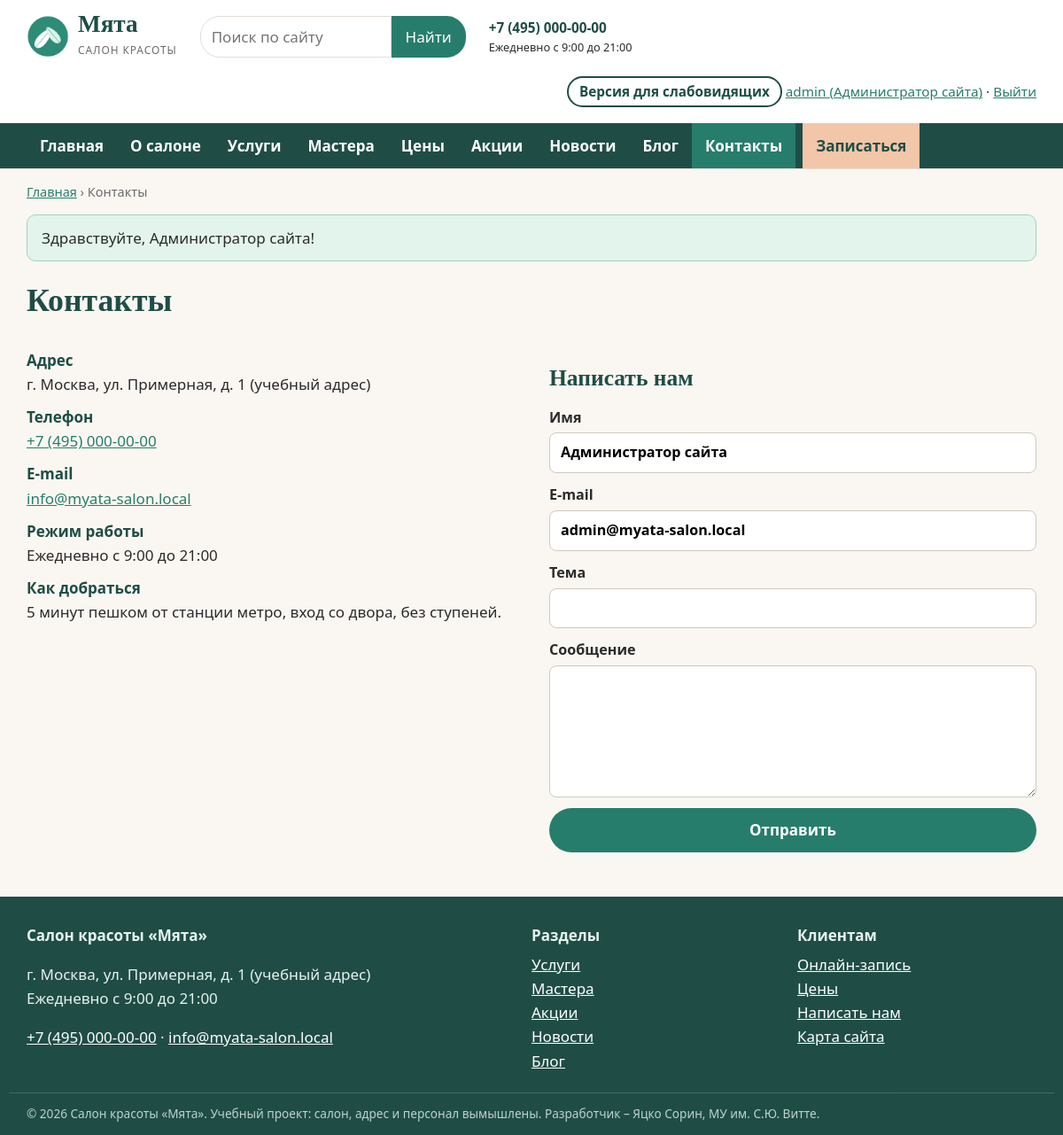
/contacts.php (signed in), run on the app's committed database.
### tables this page shows
CREATE TABLE users (
  id INT AUTO_INCREMENT PRIMARY KEY,
  login VARCHAR(40) NOT NULL UNIQUE,
  password_hash VARCHAR(255) NOT NULL,
  name VARCHAR(100) NOT NULL,
  email VARCHAR(120) NOT NULL UNIQUE,
  phone VARCHAR(30) NOT NULL DEFAULT '',
  role ENUM('admin','manager','client') NOT NULL DEFAULT 'client',
  is_active TINYINT(1) NOT NULL DEFAULT 1,
  created_at DATETIME NOT NULL DEFAULT CURRENT_TIMESTAMP
);

CREATE TABLE sections (
  code VARCHAR(20) PRIMARY KEY,
  title VARCHAR(60) NOT NULL,
  description VARCHAR(255) NOT NULL,
  sort INT NOT NULL DEFAULT 0
);

### config.php (called while the page is built, shortened)
<?php
$config = [
    'db_host'   => 'localhost',
    'db_port'   => 3306,
    'db_name'   => 'salon_myata',
    'db_user'   => 'root',
    'db_pass'   => '',
    'site_name' => 'Салон красоты «Мята»',
    'phone'     => '+7 (495) 000-00-00',
    'email'     => 'info@myata-salon.local',
    'address'   => 'г. Москва, ул. Примерная, д. 1 (учебный адрес)',
    'hours'     => 'Ежедневно с 9:00 до 21:00',
];
return $config;

### includes/bootstrap.php (called while the page is built, shortened)
<?php
$CONFIG = require __DIR__ . '/../config.php';
try {
    $pdo = new PDO(
        sprintf('mysql:host=%s;port=%d;dbname=%s;charset=utf8mb4',
            $CONFIG['db_host'], $CONFIG['db_port'], $CONFIG['db_name']),
        $CONFIG['db_user'],
        $CONFIG['db_pass'],
        [PDO::ATTR_ERRMODE => PDO::ERRMODE_EXCEPTION, PDO::ATTR_DEFAULT_FETCH_MODE => PDO::FETCH_ASSOC]
    );
} catch (PDOException $e) {
    http_response_code(500);
    exit('<h1>Нет подключения к базе данных</h1><p>Проверьте настройки в config.php '
        . 'и импортируйте database/salon_myata.sql.</p>');
}
require __DIR__ . '/functions.php';
require __DIR__ . '/auth.php';

### includes/auth.php (called while the page is built, shortened)
<?php
function current_user(): ?array
{
    static $user = false;
    if ($user === false) {
        $user = null;
        if (!empty($_SESSION['uid'])) {
            $st = db()->prepare('SELECT id, login, name, email, phone, role FROM users WHERE id = ? AND is_active = 1');
            $st->execute([$_SESSION['uid']]);
            $user = $st->fetch() ?: null;
        }
    }
    return $user;
}

### contacts.php (the view, shortened to what this page needs)
<?php
require __DIR__ . '/includes/bootstrap.php';
$user = current_user();
$form = ['name' => $user['name'] ?? '', 'email' => $user['email'] ?? '', 'subject' => '', 'body' => ''];
$crumbs = [['Контакты']];
require __DIR__ . '/includes/header.php';
?>
<h1>Контакты</h1>
<div class="two-cols">
    <div>
        <dl class="contacts">
            <dt>Адрес</dt><dd><?= e(cfg('address')) ?></dd>
            <dt>Телефон</dt><dd><a href="tel:<?= e(preg_replace('/[^\d+]/', '', cfg('phone'))) ?>"><?= e(cfg('phone')) ?></a></dd>
            <dt>E-mail</dt><dd><a href="mailto:<?= e(cfg('email')) ?>"><?= e(cfg('email')) ?></a></dd>
            <dt>Режим работы</dt><dd><?= e(cfg('hours')) ?></dd>
            <dt>Как добраться</dt><dd>5 минут пешком от станции метро, вход со двора, без ступеней.</dd>
        </dl>
    </div>
    <div>
        <h2>Написать нам</h2>
        <form method="post" class="form">
            <label>Имя <input name="name" required value="<?= e($form['name']) ?>"></label>
            <label>E-mail <input type="email" name="email" required value="<?= e($form['email']) ?>"></label>
            <label>Тема <input name="subject" required maxlength="150" value="<?= e($form['subject']) ?>"></label>
            <label>Сообщение <textarea name="body" rows="5" required><?= e($form['body']) ?></textarea></label>
            <button class="btn" type="submit">Отправить</button>
        </form>
    </div>
</div>
<?php require __DIR__ . '/includes/footer.php'; ?>

### includes/header.php (shortened to what this page needs)
<?php
$v = vi();
$user = current_user();
$crumbs = $crumbs ?? [];
$current = substr($_SERVER['SCRIPT_NAME'], strlen(ROOT_URL) + 1);
$curSection = $_GET['s'] ?? '';
$menu = [
    ['index.php', 'Главная', ''], ['about.php', 'О салоне', ''],
    ['section.php', 'Услуги', 'services'], ['section.php', 'Мастера', 'masters'],
    ['prices.php', 'Цены', ''], ['section.php', 'Акции', 'promo'],
    ['section.php', 'Новости', 'news'], ['section.php', 'Блог', 'blog'],
    ['contacts.php', 'Контакты', ''],
];
$bodyClass = $v['on'] ? 'vi vi-size-' . $v['size'] . ' vi-' . $v['scheme']
    . ($v['img'] ? '' : ' vi-noimg') . ($v['space'] ? ' vi-space' : '') : '';
?>
<!doctype html>
<html lang="ru">
<head>
    <link rel="stylesheet" href="<?= e(url('assets/css/style.css')) ?>">
</head>
<body class="<?= e($bodyClass) ?>">
<header class="site-header">
    <div class="wrap header-top">
        <a class="logo" href="<?= e(url()) ?>">
            <img src="<?= e(url('assets/img/logo.png')) ?>" alt="" width="48" height="48">
            <span><strong>Мята</strong><small>салон красоты</small></span>
        </a>
        <form class="search" action="<?= e(url('search.php')) ?>" method="get" role="search">
            <input id="q" type="search" name="q" placeholder="Поиск по сайту" value="<?= e($_GET['q'] ?? '') ?>">
            <button type="submit">Найти</button>
        </form>
        <div class="header-contacts">
            <a href="tel:<?= e(preg_replace('/[^\d+]/', '', cfg('phone'))) ?>"><?= e(cfg('phone')) ?></a>
            <small><?= e(cfg('hours')) ?></small>
        </div>
        <div class="header-actions">
            <?php if (!$v['on']): ?>
                <a class="btn-vi" href="<?= e(url('vi.php?vi=1&back=' . urlencode($_SERVER['REQUEST_URI'] ?? ''))) ?>"
                   title="Версия для слабовидящих">Версия для слабовидящих</a>
            <?php endif; ?>
            <?php if ($user): ?>
                <a href="<?= e(url($user['role'] === 'client' ? 'cabinet.php' : 'admin/index.php')) ?>">
                    <?= e($user['login']) ?> (<?= e(ROLES[$user['role']]) ?>)</a> ·
                <a href="<?= e(url('logout.php')) ?>">Выйти</a>
            <?php else: ?>
                <a href="<?= e(url('login.php')) ?>">Вход</a> · <a href="<?= e(url('register.php')) ?>">Регистрация</a>
            <?php endif; ?>
        </div>
    </div>
    <nav class="main-nav" aria-label="Главное меню">
        <div class="wrap">
            <ul>
                <?php foreach ($menu as [$file, $label, $menuSec]):
                    $href = $menuSec ? "section.php?s=$menuSec" : $file;
                    $active = $current === $file && ($menuSec === '' || $menuSec === $curSection); ?>
                    <li><a href="<?= e(url($href)) ?>"<?= $active ? ' class="active" aria-current="page"' : '' ?>><?= e($label) ?></a></li>
                <?php endforeach; ?>
                <li><a class="nav-cta" href="<?= e(url('booking.php')) ?>">Записаться</a></li>
            </ul>
        </div>
    </nav>
</header>
<main id="main" class="wrap">
<?php if ($crumbs): ?>
    <nav class="crumbs" aria-label="Навигационная цепочка">
        <a href="<?= e(url()) ?>">Главная</a>
        <?php foreach ($crumbs as $crumb): ?> › <?= isset($crumb[1]) ? '<a href="' . e($crumb[1]) . '">' . e($crumb[0]) . '</a>' : '<span>' . e($crumb[0]) . '</span>' ?><?php endforeach; ?>
    </nav>
<?php endif; ?>
<?= flashes() ?>

### includes/footer.php (shortened to what this page needs)
</main>
<footer class="site-footer">
    <div class="wrap footer-grid">
        <div>
            <strong>Салон красоты «Мята»</strong>
            <p><?= e(cfg('address')) ?><br><?= e(cfg('hours')) ?></p>
            <p><a href="tel:<?= e(preg_replace('/[^\d+]/', '', cfg('phone'))) ?>"><?= e(cfg('phone')) ?></a> ·
               <a href="mailto:<?= e(cfg('email')) ?>"><?= e(cfg('email')) ?></a></p>
        </div>
        <div>
            <strong>Разделы</strong>
            <ul>
                <?php foreach (sections() as $code => $s): ?>
                    <li><a href="<?= e(url('section.php?s=' . $code)) ?>"><?= e($s['title']) ?></a></li>
                <?php endforeach; ?>
            </ul>
        </div>
        <div>
            <strong>Клиентам</strong>
            <ul>
                <li><a href="<?= e(url('booking.php')) ?>">Онлайн-запись</a></li>
                <li><a href="<?= e(url('prices.php')) ?>">Цены</a></li>
                <li><a href="<?= e(url('contacts.php')) ?>">Написать нам</a></li>
                <li><a href="<?= e(url('sitemap.php')) ?>">Карта сайта</a></li>
            </ul>
        </div>
    </div>
    <div class="wrap footer-note">
        © 2026 Салон красоты «Мята». Учебный проект: салон, адрес и персонал вымышлены.
        Разработчик – Яцко Сорин, МУ им. С.Ю. Витте.
    </div>
</footer>
</body>
</html>

### assets/css/style.css (style rules this page uses)
:root { --mint: #277D6B; --mint-dark: #1F4D46; --mint-light: #DFF2EC; --cream: #FAF7F2; --peach: #F2C6A8; --text: #2B2B2B; --muted: #6B6B6B; --line: #E3DED6; --white: #FFFFFF; --radius: 14px; --font: "Segoe UI", Roboto, "PT Sans", Arial, sans-serif; --font-head: Georgia, "PT Serif", "Times New Roman", serif; }
* { box-sizing: border-box; }
html { font-size: 17px; }
body { margin: 0; font-family: var(--font); color: var(--text); background: var(--cream); line-height: 1.6; }
a { color: var(--mint); }
h1, h2, h3 { font-family: var(--font-head); color: var(--mint-dark); line-height: 1.25; }
h1 { font-size: 2.1rem; margin: .6em 0 .4em; }
h2 { font-size: 1.5rem; margin: 1.4em 0 .6em; }
img { max-width: 100%; height: auto; display: block; }
.wrap { max-width: 1180px; margin: 0 auto; padding: 0 20px; }
.site-header { background: var(--white); border-bottom: 1px solid var(--line); }
.header-top { display: flex; align-items: center; gap: 18px 26px; padding: 14px 20px; flex-wrap: wrap; }
.logo { display: flex; align-items: center; gap: 10px; text-decoration: none; color: var(--mint-dark); }
.logo strong { display: block; font-family: var(--font-head); font-size: 1.6rem; line-height: 1; }
.logo small { color: var(--muted); letter-spacing: .08em; text-transform: uppercase; font-size: .7rem; }
.search { display: flex; flex: 0 1 300px; min-width: 200px; }
.search input { flex: 1; min-width: 0; padding: 9px 12px; border: 1px solid var(--line); border-radius: 22px 0 0 22px; font: inherit; }
.search button { flex-shrink: 0; padding: 9px 16px; border: 0; background: var(--mint); color: #fff; border-radius: 0 22px 22px 0; cursor: pointer; font: inherit; }
.header-contacts { display: flex; flex-direction: column; font-size: .9rem; }
.header-contacts a { font-weight: 700; text-decoration: none; color: var(--mint-dark); }
.header-actions { margin-left: auto; font-size: .9rem; text-align: right; }
.btn-vi { display: inline-block; border: 2px solid var(--mint-dark); border-radius: 20px; padding: 3px 12px; text-decoration: none; color: var(--mint-dark); font-weight: 600; margin-bottom: 4px; }
.main-nav { background: var(--mint-dark); }
.main-nav ul { list-style: none; margin: 0; padding: 0; display: flex; flex-wrap: wrap; }
.main-nav a { display: block; padding: 12px 15px; color: #fff; text-decoration: none; font-weight: 600; }
.main-nav a:hover, .main-nav a.active { background: var(--mint); }
.main-nav .nav-cta { background: var(--peach); color: var(--mint-dark); border-radius: 0; margin-left: 8px; }
.crumbs { font-size: .85rem; margin-top: 14px; color: var(--muted); }
.btn { display: inline-block; background: var(--mint); color: #fff !important; padding: 11px 24px; border-radius: 26px; text-decoration: none; border: 0; cursor: pointer; font: inherit; font-weight: 600; align-self: flex-start; }
.two-cols { display: grid; grid-template-columns: 1fr 1fr; gap: 40px; }
.form { display: grid; gap: 12px; max-width: 560px; }
.form label { display: flex; flex-direction: column; gap: 4px; font-weight: 600; font-size: .95rem; }
.form input, .form select, .form textarea { font: inherit; padding: 9px 12px; border: 1px solid #CFC8BD; border-radius: 8px; background: #fff; }
.contacts dt { font-weight: 700; color: var(--mint-dark); }
.contacts dd { margin: 0 0 10px; }
.site-footer { background: var(--mint-dark); color: #E6F2EE; margin-top: 50px; padding: 30px 0 14px; }
.site-footer a { color: #fff; }
.footer-grid { display: grid; grid-template-columns: 2fr 1fr 1fr; gap: 30px; }
.footer-grid ul { list-style: none; padding: 0; margin: 6px 0; }
.footer-note { font-size: .8rem; opacity: .8; margin-top: 16px; border-top: 1px solid rgba(255,255,255,.2); padding-top: 12px; }

### data on the page
users: login "admin", role "Администратор сайта", name "Администратор сайта", email "admin@myata-salon.local"
sections: title "Услуги"
sections: title "Мастера"
sections: title "Акции"
sections: title "Новости"
sections: title "Блог"

### other printed values
cfg('phone') "+7 (495) 000-00-00"
cfg('hours') "Ежедневно с 9:00 до 21:00"
$label "Главная"
$label "О салоне"
$label "Услуги"
$label "Мастера"
$label "Цены"
$label "Акции"
$label "Новости"
$label "Блог"
$label "Контакты"
$crumb[0] "Контакты"
$text "Здравствуйте, Администратор сайта!"
cfg('address') "г. Москва, ул. Примерная, д. 1 (учебный адрес)"
cfg('email') "info@myata-salon.local"
